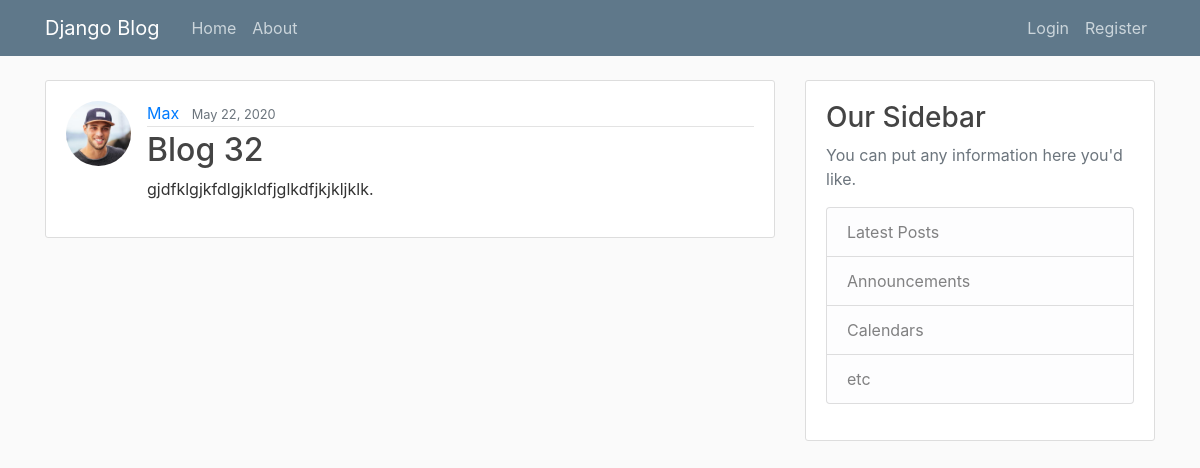
/post/41, run on the app's committed database.
### blog/models.py (models this page shows, shortened)
class Post(models.Model):
    title = models.CharField(max_length=100)
    content = models.TextField()
    date_posted = models.DateTimeField(default=timezone.now)  # when created
    author = models.ForeignKey(User, on_delete=models.CASCADE)  # Foreign key automatically means Many-to-One

### users/models.py (models this page shows, shortened)
class Profile(models.Model):  # inherit from models.Model
    user = models.OneToOneField(User, on_delete=models.CASCADE)  # if the user is deleted from db, delete profile
    bio = models.TextField(blank=True)
    city = models.CharField(max_length=50, blank=True)
    image = models.ImageField(default='default.jpg', upload_to='profile_pics')

### blog/views.py (the view)
# urls.py: path('post/<int:pk>', PostDetailView.as_view(), name='post-detail'),
class PostDetailView(DetailView):
    model = Post

### blog/templates/blog/post_detail.html (shortened to what this page needs)
{% extends "blog/base.html" %}
{% block content %}
    <article class="media content-section">
        <a href="#"><img class="rounded-circle article-img" src="{{ object.author.profile.image.url }}" alt=""></a>
        <div class="media-body">
            <div class="article-metadata article-margin">
                <a class="mr-2" href="{% url 'user-posts' object.author.username %}">{{ object.author }}</a>
                <small class="text-muted">{{ object.date_posted|date:"F d, Y" }}</small>
            </div>
            <h2 class="article-title article-margin">{{ object.title }}</h2>
            <p class="article-content article-margin">{{ object.content }}</p>
        </div>
    </article>
{% endblock content %}

### blog/static/blog/main.css (style rules this page uses)
body { background: #fafafa; color: #333333; margin-top: 5rem; }
h1, h2, h3, h4, h5, h6 { color: #444444; }
.content-section { background: #ffffff; padding: 20px 20px; border: 1px solid #dddddd; border-radius: 3px; margin-bottom: 20px; }
.article-margin { margin-left: 16px; }
.article-title { color: #444444; }
.article-content { white-space: pre-line; }
.article-img { height: 65px; width: 65px; }
.article-metadata { padding-bottom: 1px; margin-bottom: 4px; border-bottom: 1px solid #e3e3e3 }

### data on the page
Post: author.profile.image (picture), author "Max", date_posted "May 22, 2020", title "Blog 32", content "gjdfklgjkfdlgjkldfjglkdfjkjkljklk."
